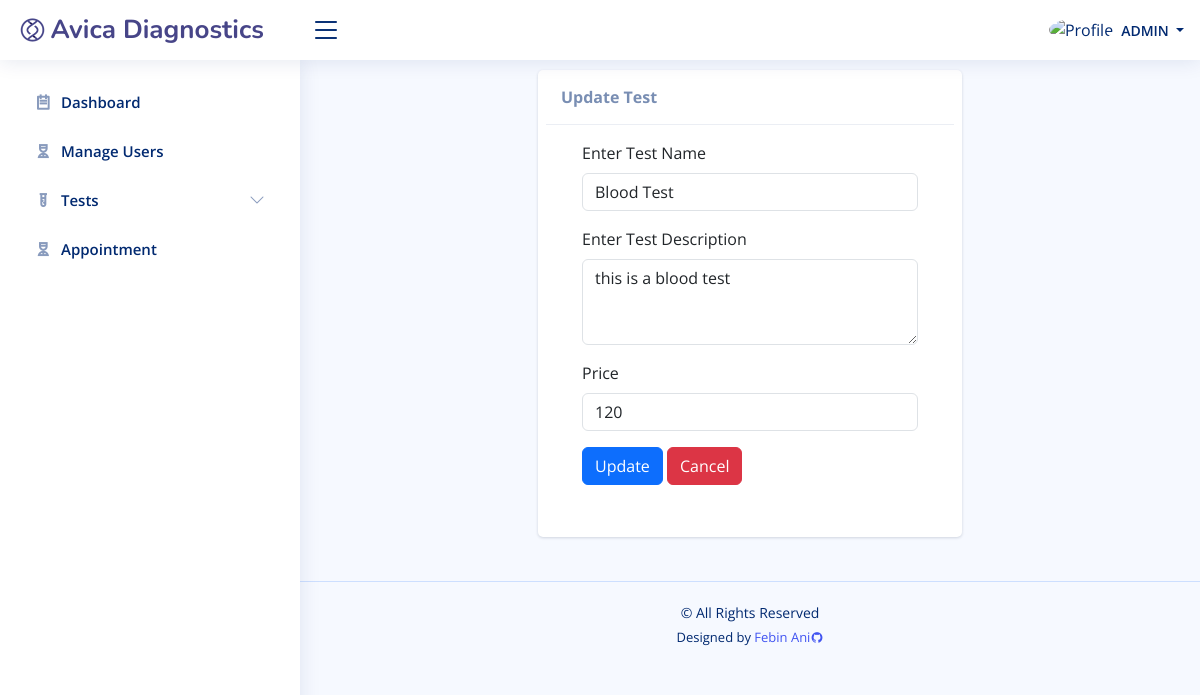
The page /admin/updatetest.php?id=19 (signed in) on the database its author committed.
### tables this page shows
CREATE TABLE `tb_test` (
  `test_id` int(10) NOT NULL,
  `test_name` varchar(100) NOT NULL,
  `test_desc` varchar(400) NOT NULL,
  `price` int(30) NOT NULL
);

### admin/updatetest.php (the view, shortened to what this page needs)
<?php
  include('constant/security.php');
	include('constant/header.php');
	include('constant/sidebar.php');
?>
<main id="main" class="main">
    <section class="section">
      <div class="row">
        <div class="mx-auto col-lg-6">
          <form class="row g-3" method="POST" action="php-action/testaction.php?id=<?php echo $_REQUEST['id'];?>">
            <?php
                $id = $_GET["id"];
                $sql="SELECT * FROM `tb_test` WHERE test_id='$id'";
                $res=mysqli_query($conn,$sql);
                while($row=mysqli_fetch_array($res))
                {
            ?>
            <div class="card mb-4">
              <div class="card-header"><strong>Update Test</strong><span class="small ms-1"></span></div>
              <div class="card-body">
                <div class="example">
                  <div class="tab-content rounded-bottom">
                    <div class="tab-pane p-3 active preview" role="tabpanel" id="preview-1252">
                      <div class="mb-3">
                        <label class="form-label" for="test_name">Enter Test Name</label>
                        <input class="form-control" id="test_name" name="test_name" type="text" value="<?php echo $row['test_name']; ?>">
                      </div>
                      <div class="mb-3">
                        <label class="form-label" for="test_desc">Enter Test Description</label>
                        <textarea class="form-control" type="text" name="test_desc" rows="3"  ><?php echo $row['test_desc']; ?></textarea>
                      </div>
                      <div class="mb-3">
                        <label class="form-label" for="price">Price</label>
                        <input class="form-control" type="number" name="price" id="price"  value="<?php echo $row['price']; ?>" >
                      </div>
                      <div class="col-auto">
                        <button type="submit" class="btn btn-primary mb-3" name="update">Update</button>
                        <button type="reset" class="btn btn-danger mb-3" name="cancel">Cancel</button>
                      </div>
                    </div>
                  </div>
                </div>
              </div>
            </div>
            <?php
                }
            ?>
          </form>
        </div>
      </div>
    </section>
  </main>
<?php
  include('constant/footer.php');
?>

### admin/assets/css/style.css (style rules this page uses)
:root { scroll-behavior: smooth; }
body { font-family: "Open Sans", sans-serif; background: #f6f9ff; color: #444444; }
#main { margin-top: 50px; padding: 20px 30px; transition: all 0.3s; }
.card { margin-bottom: 30px; border: none; border-radius: 5px; box-shadow: 0px 0 30px rgba(1, 41, 112, 0.1); }
.card-header, .card-footer { border-color: #ebeef4; background-color: #fff; color: #798eb3; padding: 15px; }
.card-body { padding: 0 20px 20px 20px; }
@media (min-width: 1200px) { #main, #footer { margin-left: 300px; } }

### admin/constant/header.php (style rules this page uses)
.card { border-radius: 5px; -webkit-box-shadow: 0 1px 2.94px 0.06px rgba(4,26,55,0.16); box-shadow: 0 1px 2.94px 0.06px rgba(4,26,55,0.16); border: none; margin-bottom: 30px; -webkit-transition: all 0.3s ease-in-out; transition: all 0.3s ease-in-out; }

### rows shown on the page
tb_test: test_name "Blood Test", test_desc "this is a blood test", price "120"

### other values the page prints
$_SESSION['usertype'] "ADMIN"
